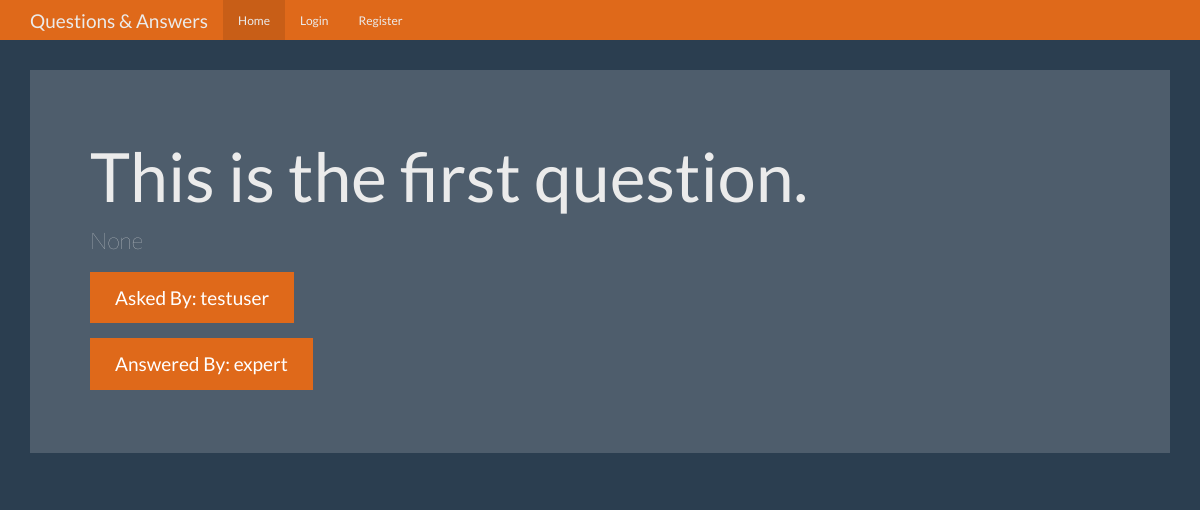
Before: /question/1 with the older database file.
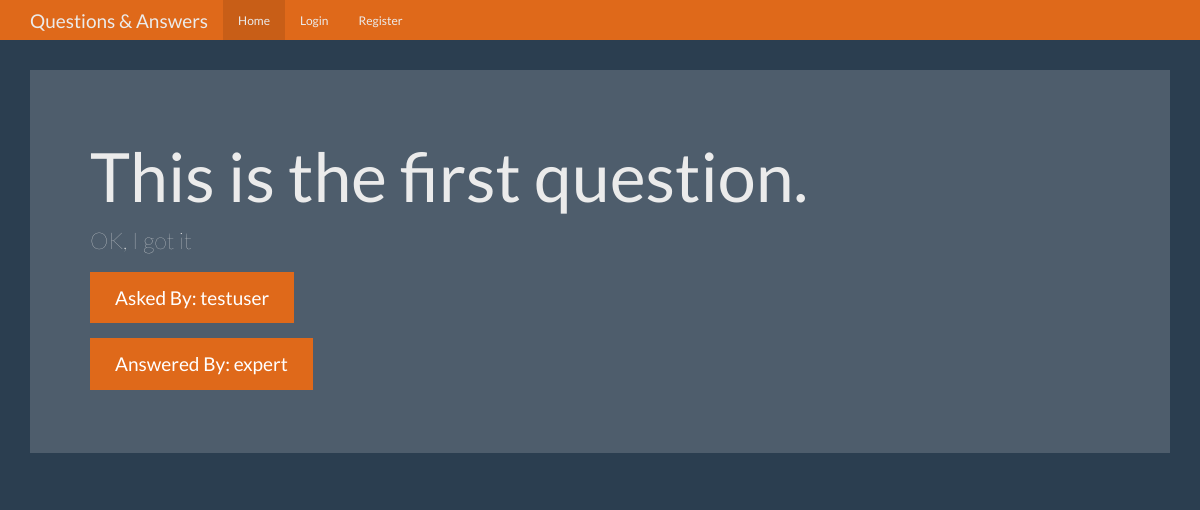
After: the same page with the newer database file.
### tables this page shows
CREATE TABLE questions (
    id integer primary key autoincrement,
    question_text text not null,
    answer_text text,
    asked_by_id integer not null,
    expert_id integer not null
);

### app.py (the view)
@app.route('/question/<question_id>')
def question(question_id):
    user = get_current_user()
    db = get_db()
    question_cur = db.execute('''select
                                        question_text,
                                        answer_text,
                                        asker.name as asker_name,
                                        expert.name as expert_name
                                 from questions
                                 join users as asker on asker.id = questions.asked_by_id
                                 join users as expert on expert.id = questions.expert_id
                                 where questions.id = ?''', [question_id])
    question = question_cur.fetchone()
    return render_template('question.html', user=user, question=question)

### app.py (called while the page is built)
def get_current_user():
    user_result = None
    if 'user' in session:
        user = session['user']
        db = get_db()
        user_cur = db.execute('select id, name, password, expert, admin from users where name = ?', [user])
        user_result = user_cur.fetchone()
    return user_result

### database.py (called while the page is built)
def connect_db():
    sql = sqlite3.connect('questions.db')
    sql.row_factory = sqlite3.Row
    return sql

def get_db():
    if not hasattr(g, 'sqlite_db'):
        g.sqlite_db = connect_db()
    return g.sqlite_db

### templates/question.html (shortened to what this page needs)
{% extends "base.html" %}
{% from "show_links.html" import show_links %}
{% block nav %}
    {{ show_links(users) }}
{% endblock %}
{% block body %}
    <div class="jumbotron">
        <h1>{{ question['question_text'] }}</h1>
        <p>{{ question['answer_text'] }}</p>
        <p><a class="btn btn-primary btn-lg">Asked By: {{ question['asker_name'] }}</a></p>
        <p><a class="btn btn-primary btn-lg">Answered By: {{ question['expert_name'] }}</a></p>
    </div>
{% endblock %}

Changed rows visible on the page:
changed questions "This is the first question.": answer_text (not shown) → "OK, I got it"
Other visible differences:
{{ question['answer_text'] }}: "None" → (not shown)
